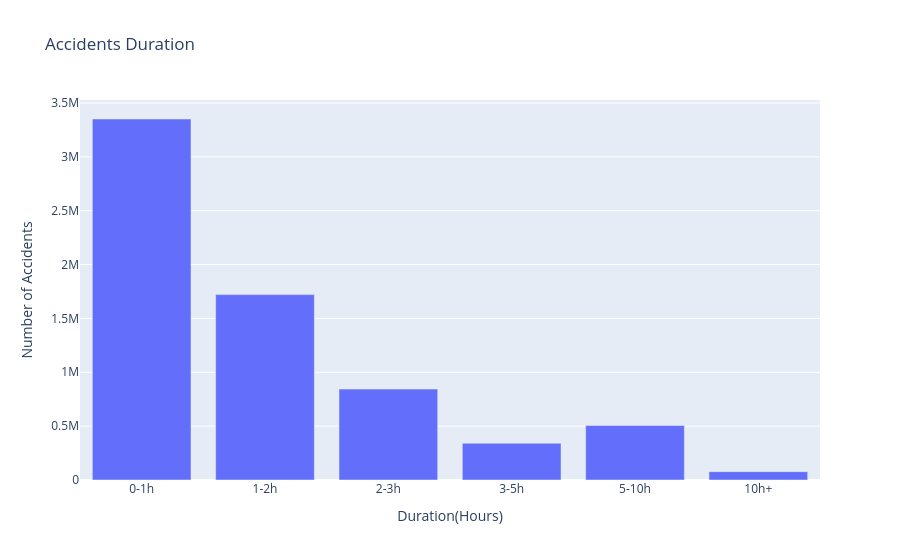

Here is the notebook cell this chart was saved with:
### Code cell
# duration of accidents in hours
df_us['Duration_Hours'] = df_us['Duration_Minutes'] / 60

bins = [0, 1, 2, 3, 5, 10, 24]
labels = ['0-1h', '1-2h', '2-3h', '3-5h', '5-10h', '10h+']

df_us['Duration_Group'] = pd.cut(df_us['Duration_Hours'], bins=bins, labels=labels)

duration_counts = df_us['Duration_Group'].value_counts().sort_index()
fig7 = px.bar(
    x=duration_counts.index,
    y=duration_counts.values,
    title='Accidents Duration',
    labels={'x': 'Duration(Hours)', 'y': 'Number of Accidents'}
)


fig7.show()

### Figure 1 — Plotly figure (JSON) as saved in the notebook; plotly's stock layout.template omitted (floating-point values rounded to 4 significant figures)
{"data": [{"hovertemplate": "Duration(Hours)=%{x}<br>Number of Accidents=%{y}<extra></extra>", "legendgroup": "", "marker": {"color": "#636efa", "pattern": {"shape": ""}}, "name": "", "orientation": "v", "showlegend": false, "textposition": "auto", "type": "bar", "x": ["0-1h", "1-2h", "2-3h", "3-5h", "5-10h", "10h+"], "xaxis": "x", "y": [3351558, 1721109, 844153, 340985, 505385, 77334], "yaxis": "y"}], "layout": {"barmode": "relative", "legend": {"tracegroupgap": 0}, "title": {"text": "Accidents Duration"}, "xaxis": {"anchor": "y", "domain": [0, 1], "title": {"text": "Duration(Hours)"}}, "yaxis": {"anchor": "x", "domain": [0, 1], "title": {"text": "Number of Accidents"}}}}
